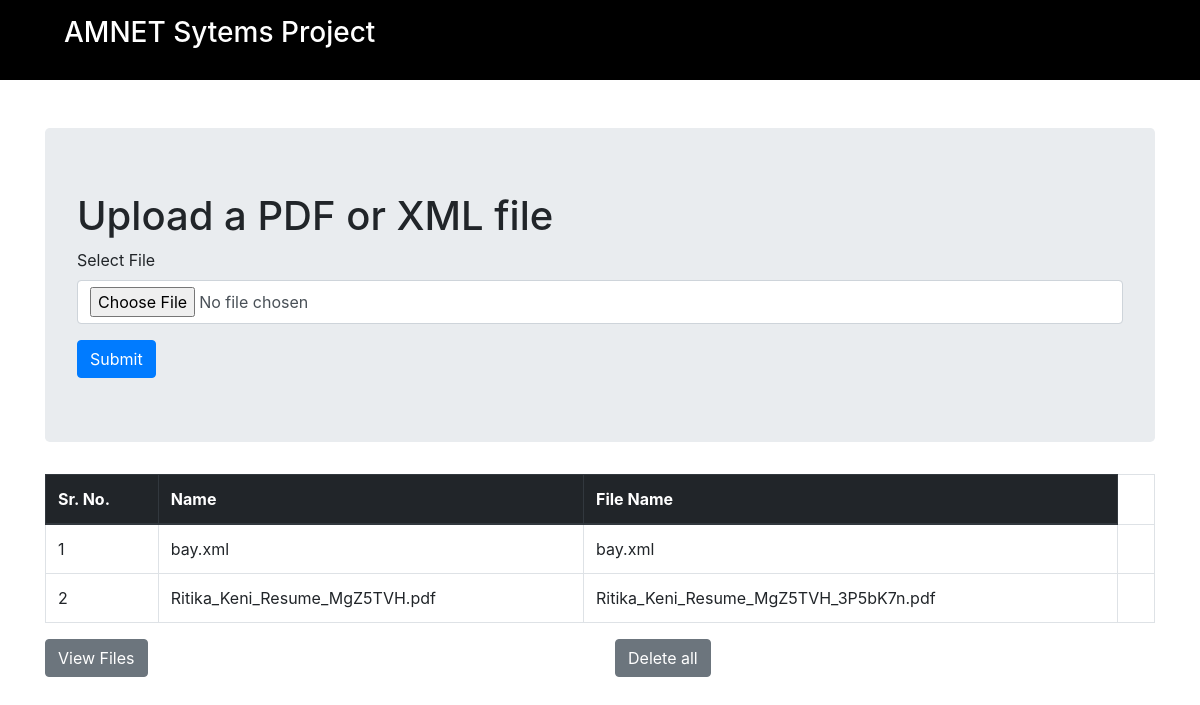
The app's page /, older data.
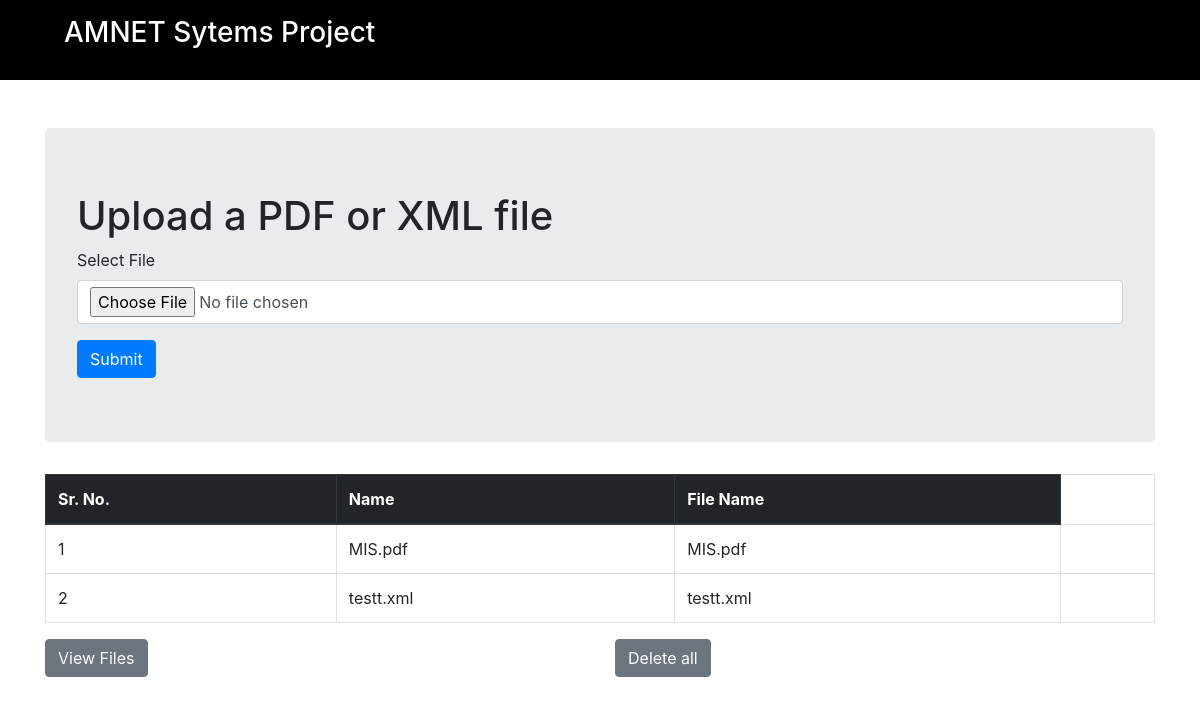
The same page, newer data.
### fileupload/models.py (models this page shows, shortened)
class file_upload(models.Model):
    ids = models.AutoField(primary_key=True)
    file_name = models.CharField(max_length=255)
    up_file = models.FileField(upload_to='')

### fileupload/views.py (the view)
# urls.py: path('', views.index, name="home"),
def index(request):
    data = file_upload.objects.all()
    if request.method == 'POST':
        c_form = FilesUploadForm(request.POST, request.FILES)
        if c_form.is_valid():
            files = c_form.cleaned_data['files']
            name = files.name
            if (files.name.endswith('.xml') or files.name.endswith('.pdf')):
                flag = 0
                if (files.name.endswith('.pdf')):
                    for i in data:
                        if (i.file_name.endswith('.pdf')):
                            flag = 1
                            messages.info(
                                request, 'You already uploaded the PDF! You cant upload more than one PDF')
                    if flag == 0:
                        file_upload(file_name=name, up_file=files).save()
                if (files.name.endswith('.xml')):
                    for i in data:
                        if (i.file_name.endswith('.xml')):
                            flag = 1
                            messages.info(
                                request, 'You already uploaded the xml! You cant upload more than one XML')
                    if flag == 0:
                        file_upload(file_name=name, up_file=files).save()
            return redirect('home')
        else:
            return HttpResponse("Error")
    else:
        context = {
            'form': FilesUploadForm(),
            'data': data
        }
        return render(request, 'index.html', context)

### fileupload/forms.py
class FilesUploadForm(forms.Form):
    files = forms.FileField(widget=forms.FileInput(attrs={'class':'form-control'}))

### templates/index.html (shortened to what this page needs)
<!DOCTYPE html>
<html lang="en">
  <head>
    <link
      rel="stylesheet"
      href="https://maxcdn.bootstrapcdn.com/bootstrap/4.0.0/css/bootstrap.min.css"
    />
  </head>
  <body>
    <section class="header" style="height: 10vh;background-color: black;">
      <h3 class="header-heading ml-5 p-3" style="color:white">
        AMNET Sytems Project
      </h3>
    </section>
    <div class="container mt-5">
      <div class="jumbotron">
        <h1>Upload a PDF or XML file</h1>
        <form
          enctype="multipart/form-data"
          action="{% url 'home' %}"
          method="POST"
        >
          <div class="form-group">
            <label for="{{form.files.id_for_label}}">Select File</label>
            {{form.files}}
          </div>
          <button type="submit" class="btn btn-primary">Submit</button>
        </form>
      </div>
      <table class="table table-bordered">
        <thead class="thead-dark">
          <tr>
            <th>Sr. No.</th>
            <th>Name</th>
            <th>File Name</th>
          </tr>
        </thead>
        <tbody>
          {% if data %} {% for d in data %}
          <tr>
            <td>{{forloop.counter}}</td>
            <td>{{d.file_name}}</td>
            <td>
              {{d.up_file}}
            </td>
            <td></td>
          </tr>
          {% endfor %} {% else %}
          <tr>
            <td>No Files are There</td>
          </tr>
          {% endif %}
        </tbody>
      </table>
      {% if data %}
      <div class="row">
        <div class="col-6">
          <a href="/m-dash">
            <button class="btn btn-secondary">
              View Files
            </button>
          </a>
        </div>
        <div class="col-6">
          <form action="actionUrl" method="GET">
            <button class="btn btn-secondary" type="submit">Delete all</button>
          </form>
        </div>
      </div>
      {% endif %}
    </div>
  </body>
</html>

Row changes from the older to the newer data that the page shows:
removed file_upload: file_name "bay.xml", up_file "bay.xml"
removed file_upload: file_name "Ritika_Keni_Resume_MgZ5TVH.pdf", up_file "Ritika_Keni_Resume_MgZ5TVH_3P5bK7n.pdf"
added file_upload: file_name "MIS.pdf", up_file "MIS.pdf"
added file_upload: file_name "testt.xml", up_file "testt.xml"
